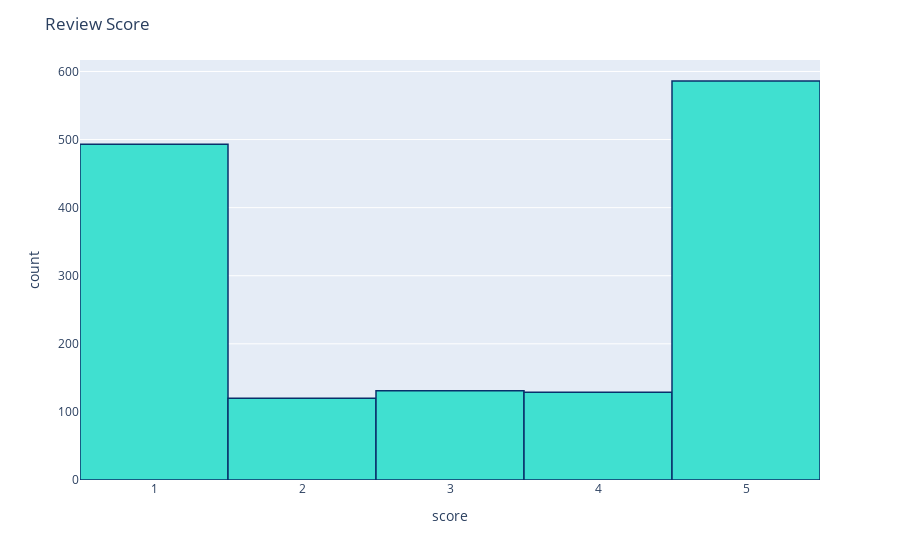

Here is the notebook cell this chart was saved with:
### Code cell
# Review Scores
fig = px.histogram(data, x='score')
fig.update_traces(marker_color='turquoise', marker_line_color='rgb(8,48,107)', marker_line_width=1.5)
fig.update_layout(title_text='Review Score')
fig.show()

### Figure 1 — Plotly figure (JSON) as saved in the notebook; plotly's stock layout.template omitted (floating-point values rounded to 4 significant figures; data arrays with more than 128 entries replaced by an {"elided": "..."} marker saying what was removed)
{"data": [{"alignmentgroup": "True", "bingroup": "x", "hovertemplate": "score=%{x}<br>count=%{y}<extra></extra>", "legendgroup": "", "marker": {"color": "turquoise", "line": {"color": "rgb(8,48,107)", "width": 1.5}, "pattern": {"shape": ""}}, "name": "", "offsetgroup": "", "orientation": "v", "showlegend": false, "type": "histogram", "x": {"elided": "1459 int values"}, "xaxis": "x", "yaxis": "y"}], "layout": {"barmode": "relative", "legend": {"tracegroupgap": 0}, "margin": {"t": 60}, "title": {"text": "Review Score"}, "xaxis": {"anchor": "y", "domain": [0, 1], "title": {"text": "score"}}, "yaxis": {"anchor": "x", "domain": [0, 1], "title": {"text": "count"}}}}
